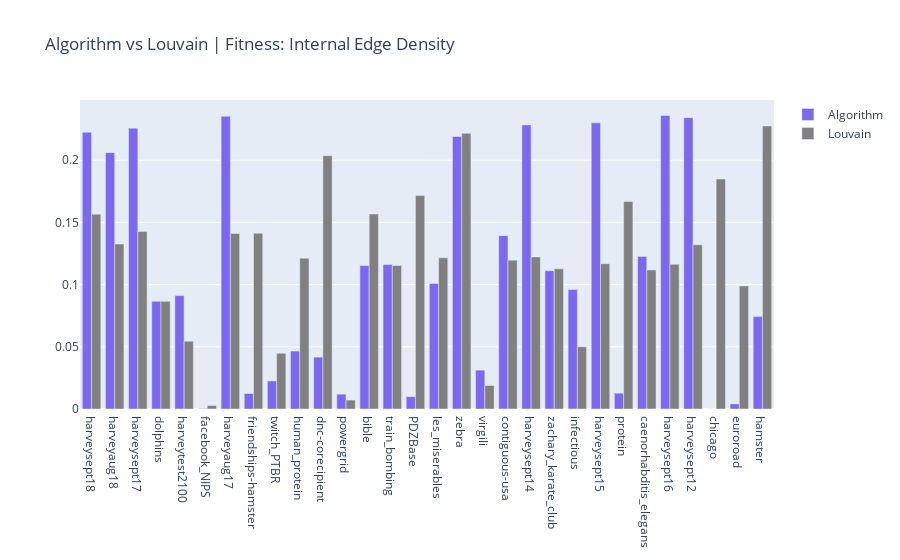

Write notebook code for a chart like this one.
### Code cell
dfd = pd.read_csv('../../stream_graph_data/scores/scores_2/internal_edge_density.csv')
# dfd = dfd.sort_values(by=['density'], ascending=False)
plotScores(dfd,'Internal Edge Density')

### Figure 1 — Plotly figure (JSON) as saved in the notebook; plotly's stock layout.template omitted (floating-point values rounded to 4 significant figures)
{"data": [{"marker": {"color": "mediumslateblue"}, "name": "Algorithm", "type": "bar", "x": ["harveysept18", "harveyaug18", "harveysept17", "dolphins", "harveytest2100", "facebook_NIPS", "harveyaug17", "friendships-hamster", "twitch_PTBR", "human_protein", "dnc-corecipient", "powergrid", "bible", "train_bombing", "PDZBase", "les_miserables", "zebra", "virgili", "contiguous-usa", "harveysept14", "zachary_karate_club", "infectious", "harveysept15", "protein", "caenorhabditis_elegans", "harveysept16", "harveysept12", "chicago", "euroroad", "hamster"], "y": [0.2225, 0.2061, 0.2258, 0.08659, 0.09116, 0.000407, 0.2354, 0.01244, 0.02256, 0.04659, 0.0417, 0.01193, 0.1153, 0.1161, 0.009901, 0.101, 0.219, 0.03122, 0.1393, 0.2284, 0.1112, 0.09599, 0.23, 0.01276, 0.1226, 0.236, 0.2342, 0, 0.004124, 0.07427]}, {"marker": {"color": "grey"}, "name": "Louvain", "type": "bar", "x": ["harveysept18", "harveyaug18", "harveysept17", "dolphins", "harveytest2100", "facebook_NIPS", "harveyaug17", "friendships-hamster", "twitch_PTBR", "human_protein", "dnc-corecipient", "powergrid", "bible", "train_bombing", "PDZBase", "les_miserables", "zebra", "virgili", "contiguous-usa", "harveysept14", "zachary_karate_club", "infectious", "harveysept15", "protein", "caenorhabditis_elegans", "harveysept16", "harveysept12", "chicago", "euroroad", "hamster"], "y": [0.1566, 0.1326, 0.1426, 0.08656, 0.05449, 0.002789, 0.1411, 0.1413, 0.0448, 0.1213, 0.2036, 0.007186, 0.1567, 0.1154, 0.1716, 0.1215, 0.2216, 0.01893, 0.1196, 0.1222, 0.1127, 0.05003, 0.1168, 0.1668, 0.1118, 0.1164, 0.132, 0.1849, 0.09895, 0.2275]}], "layout": {"autosize": true, "barmode": "group", "title": {"text": "Algorithm vs Louvain | Fitness: Internal Edge Density"}, "xaxis": {"autorange": true, "range": [-0.5, 29.5], "type": "category"}, "yaxis": {"autorange": true, "range": [0, 0.2484], "type": "linear"}}}
